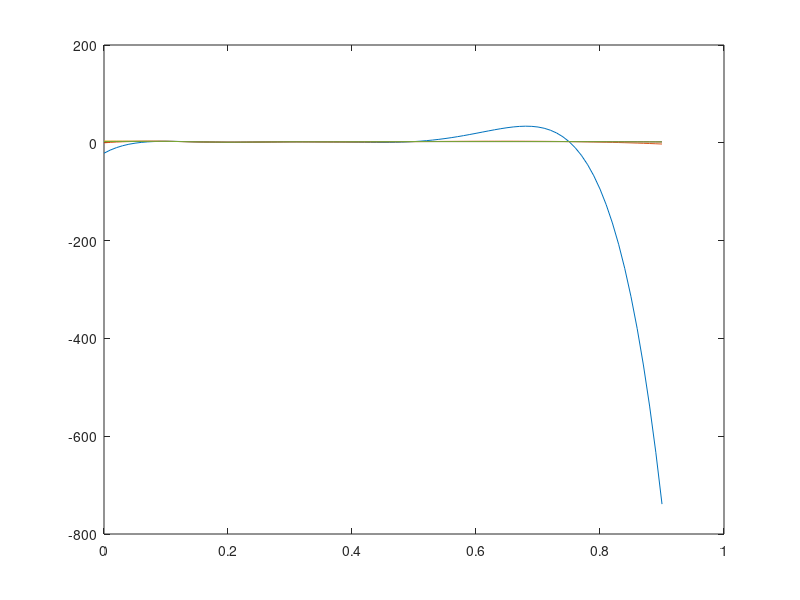

Write the MATLAB code that produced this figure.



function [] = q10

% Data Set
X = [0.10, 0.15, 0.20, 0.30, 0.35, 0.50, 0.75];
Y = [3.00, 2.00, 1.20, 2.10, 2.00, 2.50, 2.50];

% Construct Interpolatants
[p1] = polyfit(X,Y,6);
[p2] = spline(X,Y);
[p3] = custom(0.1);
[p4] = custom(0.01);
[p5] = custom(0.001);

% Plot 
x = [0: 0.01: 0.9];
y1 = polyval(p1,x);
y2 = ppval(p2,x); 
y3 = p3(x);
y4 = p4(x);
y5 = p5(x);
plot(x,y1,x,y2,x,y3,x,y4,x,y5);

end

function [p] = custom(e)

  A = ones(8,8);
  X = [0.10, 0.15, 0.20, 0.30, 0.35, 0.50, 0.75];
  Y = [3.00, 2.00, 1.20, 2.10, 2.00, 2.50, 2.50];
  
  phi0 = @(x) 1 ;
  phi1 = @(x) sqrt((x - X(1)).^2 + e^2) - e ;
  phi2 = @(x) sqrt((x - X(2)).^2 + e^2) - e ;
  phi3 = @(x) sqrt((x - X(3)).^2 + e^2) - e ;
  phi4 = @(x) sqrt((x - X(4)).^2 + e^2) - e ;
  phi5 = @(x) sqrt((x - X(5)).^2 + e^2) - e ;
  phi6 = @(x) sqrt((x - X(6)).^2 + e^2) - e ;
  phi7 = @(x) sqrt((x - X(7)).^2 + e^2) - e ;
  
  for i = 2:8
    A(i,2) = phi1(X(i-1));
    A(i,3) = phi2(X(i-1));
    A(i,4) = phi3(X(i-1));
    A(i,5) = phi4(X(i-1));
    A(i,6) = phi5(X(i-1));
    A(i,7) = phi6(X(i-1));
    A(i,8) = phi7(X(i-1));
  end
  
  y = [0,Y]'; 
  C = A\y;
  p = @(x) C(1)*phi0(x) + C(2)*phi1(x) + C(3)*phi2(x) + C(4)*phi3(x) + C(5)*phi4(x) + C(6)*phi5(x) + C(7)*phi6(x) + C(8)*phi7(x); 

end
